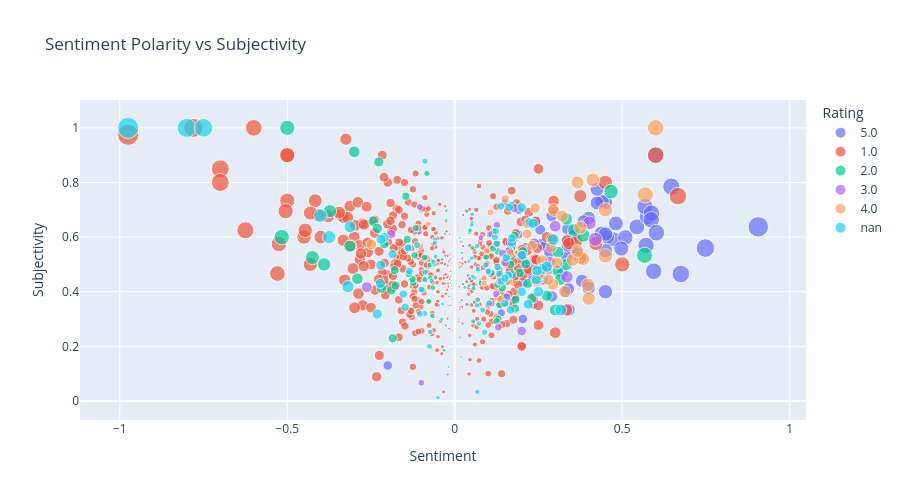

The notebook cell this image was saved under:
### Markdown cell above
Next is a bar graph detailing the same most common positive words. This graph is rather similar to the word cloud, though I find it far easier to visualize.  
Service is praised, and employee personality seems to be a consistent factor in these reviews.

### Code cell
#%pip install textblob
import warnings
warnings.filterwarnings("ignore", category=FutureWarning)
from textblob import TextBlob
import plotly.express as px

# Sentiment calculations
df['calc_sentiment'] = df['Review'].apply(lambda x: TextBlob(x).sentiment.polarity)
df['subjectivity'] = df['Review'].apply(lambda x: TextBlob(x).sentiment.subjectivity)
df['abs_sentiment'] = df['calc_sentiment'].abs()

# Optional: Make sentiment a category to suppress warning
df['Rating'] = df['Rating'].astype(str)

# Plot
fig = px.scatter(
    df, 
    x='calc_sentiment', 
    y='subjectivity', 
    hover_data=['Review'],
    color='Rating',
    size='abs_sentiment',
    size_max=15,
    title='Sentiment Polarity vs Subjectivity',
    hover_name='location',
    labels={'sentiment': 'Sentiment Polarity', 'subjectivity': 'Subjectivity'}
)

fig.update_layout(xaxis_title='Sentiment', height=500)
fig.show()
